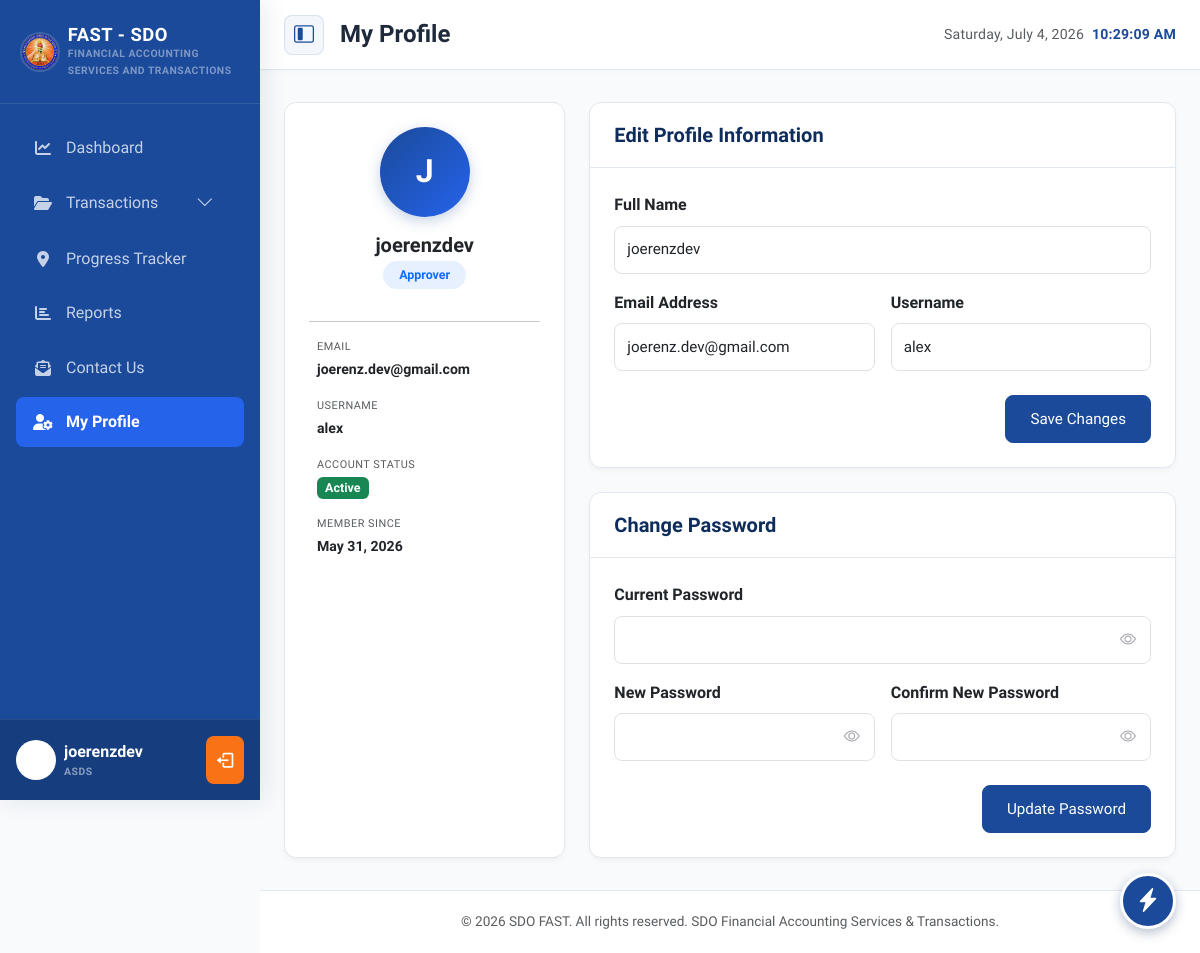
/views/profile.php (signed in), run on the app's committed database.
### tables this page shows
CREATE TABLE `users` (
  `id` int(11) NOT NULL,
  `uuid` varchar(36) NOT NULL,
  `full_name` varchar(255) NOT NULL,
  `email` varchar(255) NOT NULL,
  `office` varchar(100) DEFAULT NULL,
  `unit_section` varchar(100) DEFAULT NULL,
  `employee_no` varchar(100) DEFAULT NULL,
  `position` varchar(100) DEFAULT NULL,
  `username` varchar(100) NOT NULL,
  `position_id` int(11) DEFAULT NULL,
  `password` varchar(255) NOT NULL,
  `remember_token` varchar(255) DEFAULT NULL,
  `status` varchar(20) NOT NULL DEFAULT 'active',
  `created_at` timestamp NOT NULL DEFAULT current_timestamp()
);

CREATE TABLE `roles` (
  `id` int(11) NOT NULL,
  `role_name` varchar(50) NOT NULL
);

### views/profile.php (the view, shortened to what this page needs)
<?php
require_once __DIR__ . '/../includes/header.php';
require_once __DIR__ . '/../includes/navbar.php';
require_once __DIR__ . '/../includes/sidebar.php';
require_once __DIR__ . '/../config/database.php';
$userId = $_SESSION['user_id'];
$userRole = $_SESSION['user_role'] ?? 'N/A';
$userData = null;
if ($fastPDO !== null) {
    try {
        $stmt = $fastPDO->prepare("
            SELECT u.id, u.uuid, u.full_name, u.email, u.username, u.status, u.created_at,
                   r.role_name
            FROM users u
            LEFT JOIN user_roles ur ON u.id = ur.user_id
            LEFT JOIN roles r ON ur.role_id = r.id
            WHERE u.id = :id
            LIMIT 1
        ");
        $stmt->execute(['id' => $userId]);
        $userData = $stmt->fetch();
    } catch (PDOException $e) {
        error_log("Profile fetch error: " . $e->getMessage());
    }
}
$fullName = $userData['full_name'] ?? ($_SESSION['user_name'] ?? 'User');
$email = $userData['email'] ?? '';
$username = $userData['username'] ?? '';
$roleName = $userData['role_name'] ?? $userRole;
$accountStatus = $userData['status'] ?? 'active';
$memberSince = isset($userData['created_at']) ? date('F d, Y', strtotime($userData['created_at'])) : 'N/A';
$nameParts = explode(' ', $fullName);
$initials = '';
foreach (array_slice($nameParts, 0, 2) as $part) {
    $initials .= strtoupper(substr($part, 0, 1));
}
$initials = $initials ?: 'U';
?>
<div class="row g-4">
    <div class="col-12 col-lg-4">
        <div class="card mb-0 h-100">
            <div class="card-body text-center pt-4 pb-4">
                <div class="rounded-circle d-flex align-items-center justify-content-center mx-auto mb-3"
                     style="width: 90px; height: 90px; background: linear-gradient(135deg, var(--color-primary), var(--color-primary-light)); font-size: 2rem; font-weight: 700; color: #ffffff; box-shadow: 0 4px 14px rgba(27, 74, 154, 0.25);">
                    <?php echo htmlspecialchars($initials); ?>
                </div>
                <h5 class="fw-bold mb-1"><?php echo htmlspecialchars($fullName); ?></h5>
                <span class="badge bg-primary bg-opacity-10 text-primary fw-semibold px-3 py-2 mb-3" style="font-size: 0.78rem; border-radius: 20px;">
                    <?php echo htmlspecialchars($roleName); ?>
                </span>
                <hr class="my-3">
                <div class="text-start px-2">
                    <div class="mb-3">
                        <small class="text-muted d-block" style="font-size: 0.68rem; text-transform: uppercase; letter-spacing: 0.5px;">Email</small>
                        <span class="fw-semibold" style="font-size: 0.88rem;"><?php echo htmlspecialchars($email); ?></span>
                    </div>
                    <div class="mb-3">
                        <small class="text-muted d-block" style="font-size: 0.68rem; text-transform: uppercase; letter-spacing: 0.5px;">Username</small>
                        <span class="fw-semibold" style="font-size: 0.88rem;"><?php echo htmlspecialchars($username); ?></span>
                    </div>
                    <div class="mb-3">
                        <small class="text-muted d-block" style="font-size: 0.68rem; text-transform: uppercase; letter-spacing: 0.5px;">Account Status</small>
                        <div>
                            <span class="badge <?php echo $accountStatus === 'active' ? 'bg-success' : 'bg-secondary'; ?>" style="font-size: 0.78rem;">
                                <?php echo ucfirst($accountStatus); ?>
                            </span>
                        </div>
                    </div>
                    <div>
                        <small class="text-muted d-block" style="font-size: 0.68rem; text-transform: uppercase; letter-spacing: 0.5px;">Member Since</small>
                        <span class="fw-semibold" style="font-size: 0.88rem;"><?php echo $memberSince; ?></span>
                    </div>
                </div>
            </div>
        </div>
    </div>
    <div class="col-12 col-lg-8">
        <div class="card mb-4">
            <div class="card-header">
                <h5 class="mb-0 fw-bold">Edit Profile Information</h5>
            </div>
            <div class="card-body">
                <form id="profileForm">
                    <div class="row g-3">
                        <div class="col-12">
                            <label for="profileFullName" class="form-label fw-semibold">Full Name</label>
                            <input type="text" class="form-control" id="profileFullName" name="full_name" value="<?php echo htmlspecialchars($fullName); ?>" required>
                        </div>
                        <div class="col-12 col-md-6">
                            <label for="profileEmail" class="form-label fw-semibold">Email Address</label>
                            <input type="email" class="form-control" id="profileEmail" name="email" value="<?php echo htmlspecialchars($email); ?>" required>
                        </div>
                        <div class="col-12 col-md-6">
                            <label for="profileUsername" class="form-label fw-semibold">Username</label>
                            <input type="text" class="form-control" id="profileUsername" name="username" value="<?php echo htmlspecialchars($username); ?>" required>
                        </div>
                    </div>
                    <div class="mt-4 d-flex justify-content-end">
                        <button type="submit" class="btn btn-primary px-4">Save Changes</button>
                    </div>
                </form>
            </div>
        </div>
        <div class="card mb-0">
            <div class="card-header">
                <h5 class="mb-0 fw-bold">Change Password</h5>
            </div>
            <div class="card-body">
                <form id="passwordForm">
                    <div class="row g-3">
                        <div class="col-12">
                            <label for="currentPassword" class="form-label fw-semibold">Current Password</label>
                            <div class="position-relative">
                                <input type="password" class="form-control" id="currentPassword" name="current_password" required autocomplete="current-password" style="padding-right: 40px;">
                                <i class="bi bi-eye position-absolute toggle-password" data-target="currentPassword" style="right: 15px; top: 50%; transform: translateY(-50%); cursor: pointer; color: #a1a1aa;"></i>
                            </div>
                        </div>
                        <div class="col-12 col-md-6">
                            <label for="newPassword" class="form-label fw-semibold">New Password</label>
                            <div class="position-relative">
                                <input type="password" class="form-control" id="newPassword" name="new_password" required minlength="6" autocomplete="new-password" style="padding-right: 40px;">
                                <i class="bi bi-eye position-absolute toggle-password" data-target="newPassword" style="right: 15px; top: 50%; transform: translateY(-50%); cursor: pointer; color: #a1a1aa;"></i>
                            </div>
                        </div>
                        <div class="col-12 col-md-6">
                            <label for="confirmPassword" class="form-label fw-semibold">Confirm New Password</label>
                            <div class="position-relative">
                                <input type="password" class="form-control" id="confirmPassword" name="confirm_password" required minlength="6" autocomplete="new-password" style="padding-right: 40px;">
                                <i class="bi bi-eye position-absolute toggle-password" data-target="confirmPassword" style="right: 15px; top: 50%; transform: translateY(-50%); cursor: pointer; color: #a1a1aa;"></i>
                            </div>
                        </div>
                    </div>
                    <div class="mt-4 d-flex justify-content-end">
                        <button type="submit" class="btn btn-primary px-4">Update Password</button>
                    </div>
                </form>
            </div>
        </div>
    </div>
</div>
<?php
require_once __DIR__ . '/../includes/footer.php';
?>

### data on the page
users: full_name "joerenzdev", roles.role_name "Approver", email "joerenz.dev@gmail.com", username "alex", status "Active", created_at "May 31, 2026"

### other printed values
$pageHeader "My Profile"
$fullName "joerenzdev"
$position ?: $role "ASDS"
$initials "J"
